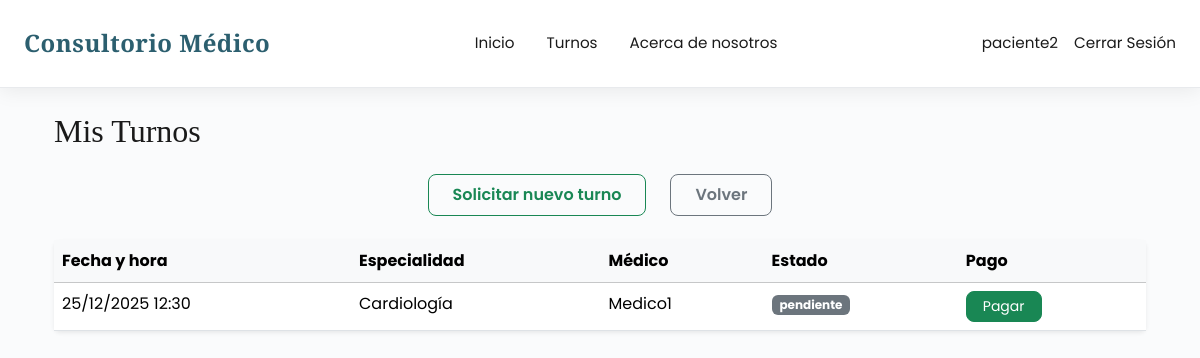
The page /turnos/mis/ (signed in) on the database its author committed.
### turnos/models.py (models this page shows, shortened)
class Turno(models.Model):
    paciente = models.ForeignKey(User, on_delete=models.CASCADE, related_name='turnos_paciente')
    medico = models.ForeignKey(User, on_delete=models.SET_NULL, null=True, blank=True, related_name='turnos_medico')
    especialidad = models.ForeignKey(Especialidad, on_delete=models.CASCADE, null=True, blank=True)
    fecha_hora = models.DateTimeField()
    creado_por = models.ForeignKey(User, on_delete=models.SET_NULL, null=True, blank=True, related_name='turnos_creados_por')
    estado = models.CharField(max_length=20, choices=ESTADO_TURNO, default='pendiente')
    asistencia_confirmada = models.BooleanField(default=False)  # la recepcionista marca cuando llega
    notificado_medico = models.BooleanField(default=False)      # la recepcionista puede avisar
    observaciones = models.TextField(blank=True)
    creado = models.DateTimeField(auto_now_add=True)
    pagado = models.BooleanField(default=False)
    metodo_pago = models.CharField(
        max_length=20,
        choices=[('mercadopago', 'Mercado Pago'), ('efectivo', 'Efectivo')],
        blank=True,
        null=True
    )
    id_pago_mp = models.CharField(max_length=100, blank=True, null=True)  # ID de MercadoPago
    class Meta:
        ordering = ['fecha_hora']

### Especialidades/models.py (models this page shows, shortened)
class Especialidad(models.Model):
    tipo = models.CharField(max_length=100, unique=True)
    descripcion = models.TextField(blank=True, null=True)

### turnos/views.py (the view)
# urls.py: path('mis/', views.MisTurnosView.as_view(), name='mis_turnos'),
class MisTurnosView(LoginRequiredMixin, GroupRequiredMixin, ListView):
    model = Turno
    template_name = 'turnos/mis_turnos.html'
    context_object_name = 'turnos'
    group_required = 'Paciente'
    def get_queryset(self):
        return Turno.objects.filter(
            paciente=self.request.user
        ).order_by('fecha_hora')

### Especialidades/templatetags/grupos_tags.py (called while the page is built)
@register.filter(name='has_group')
def has_group(user, group_name):
    return user.groups.filter(name=group_name).exists()

### accounts/mixins.py (called while the page is built)
    def dispatch(self, request, *args, **kwargs):
        if not request.user.is_authenticated:
            return self.handle_no_permission()
        allowed = False
        groups = self.group_required if isinstance(self.group_required, (list,tuple)) else [self.group_required]
        for g in groups:
            if request.user.groups.filter(name=g).exists():
                allowed = True
                break
        if not allowed:
            return self.handle_no_permission()
        return super().dispatch(request, *args, **kwargs)

### templates/turnos/mis_turnos.html (shortened to what this page needs)
{% extends "base.html" %}
{% block content %}
<div class="container mt-4">
    <h2 class="mb-4">Mis Turnos</h2>
    <div class="d-flex justify-content-center gap-4 mt-3">
        <a href="{% url 'turnos:crear_turno' %}"
           class="btn btn-outline-success px-4 py-2 fw-semibold rounded-3">
            Solicitar nuevo turno
        </a>
        <a href="{% url 'home' %}"
           class="btn btn-outline-secondary px-4 py-2 fw-semibold rounded-3">
            Volver
        </a>
    </div>
    {% if turnos %}
        <table class="table table-hover shadow-sm rounded mt-4">
    <thead class="table-light">
        <tr>
            <th>Fecha y hora</th>
            <th>Especialidad</th>
            <th>Médico</th>
            <th>Estado</th>
            <th>Pago</th>
        </tr>
    </thead>
    <tbody>
        {% for turno in turnos %}
        <tr>
            <td>{{ turno.fecha_hora|date:"d/m/Y H:i" }}</td>
            <td>{{ turno.especialidad.tipo }}</td>
            <td>
                {% if turno.medico %}
                    {{ turno.medico.get_full_name|default:turno.medico.username }}
                {% else %}
                    <span class="text-muted">Sin asignar</span>
                {% endif %}
            </td>
            <td>
                <span class="badge bg-secondary">{{ turno.estado }}</span>
            </td>
            <td>
                {% if not turno.pagado %}
                    <a href="{% url 'turnos:pagar_turno' turno.id %}"
                       class="btn btn-sm btn-success px-3 py-1 rounded-3">
                         Pagar
                    </a>
                {% else %}
                    <span class="badge bg-success">Pagado</span>
                {% endif %}
            </td>
        </tr>
        {% endfor %}
    </tbody>
</table>
    {% else %}
        <div class="alert alert-info mt-4">
            No tenés turnos registrados.
        </div>
    {% endif %}
</div>
{% endblock %}

### templates/base.html (shortened to what this page needs)
{% load static %}
{% load grupos_tags %}
<!DOCTYPE html>
<html lang="es">
<head>
    <link href="https://cdn.jsdelivr.net/npm/bootstrap@5.3.8/dist/css/bootstrap.min.css" rel="stylesheet">
</head>
<body>
<nav class="navbar navbar-expand-lg">
    <div class="container-fluid px-4">
        <a class="navbar-brand" href="/">Consultorio Médico</a>
        <div class="collapse navbar-collapse" id="navbarNav">
            <ul class="navbar-nav mx-auto">
                <li class="nav-item">
                    <a class="nav-link" href="/">Inicio</a>
                </li>
                <li class="nav-item">
                    <a class="nav-link" href="/turnos">Turnos</a>
                </li>
                <li class="nav-item">
                    <a class="nav-link" href="/aboutus">Acerca de nosotros</a>
                </li>
            </ul>
            <ul class="navbar-nav">
                {% if user.is_authenticated %}
                    <li class="nav-item d-flex align-items-center">
                        <span class="nav-link">{{ user.username }}</span>
                    </li>
                    <li class="nav-item d-flex align-items-center">
                        <form action="{% url 'logout' %}" method="post" class="m-0 p-0">
                            <button type="submit" class="nav-link btn btn-link p-0 m-0">
                                Cerrar Sesión
                            </button>
                        </form>
                    </li>
                {% endif %}
            </ul>
        </div>
    </div>
</nav>
<div class="container my-4">
    {% block content %}{% endblock %}
</div>
</body>
</html>

### templates/base.html (style rules this page uses)
:root { --primary-color: #2c5f6f; --secondary-color: #89b5c4; --accent-color: #d4a574; --dark: #1a1a1a; --light-bg: #fafbfc; --border-color: #e8eaed; }
* { margin: 0; padding: 0; box-sizing: border-box; }
body { font-family: 'Poppins', sans-serif; background-color: var(--light-bg); color: var(--dark); line-height: 1.6; }
h1, h2, h3, h4, h5 { font-family: 'Playfair Display', serif; }
.navbar { background: white !important; box-shadow: 0 2px 20px rgba(0,0,0,0.08); padding: 1.2rem 0; border-bottom: 1px solid var(--border-color); }
.navbar-brand { font-family: 'Playfair Display', serif; font-weight: 600; font-size: 1.5rem; color: var(--primary-color) !important; letter-spacing: 0.5px; }
.nav-link { color: var(--dark) !important; font-weight: 400; font-size: 0.95rem; margin: 0 0.5rem; position: relative; }
.nav-link::after { content: ''; position: absolute; bottom: -5px; left: 0; width: 0; height: 2px; background: var(--accent-color); transition: width 0.3s ease; }

### rows shown on the page
Turno: fecha_hora "25/12/2025 12:30", especialidad.tipo "Cardiología", medico.get_full_name "Medico1", estado "pendiente", pagado "Pagar"

### other values the page prints
{{ user.username }} "paciente2"
